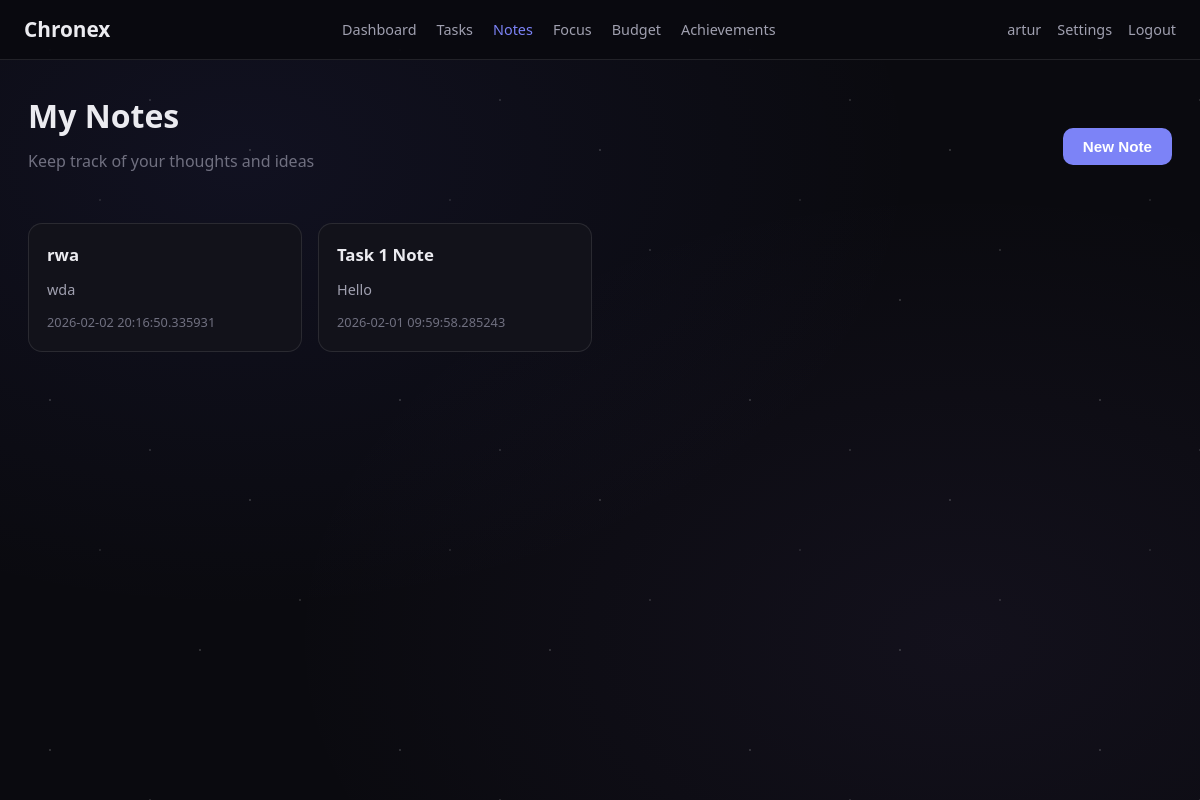
Page /mynotes (signed in) on the committed database.
### app.py (models this page shows)
class User(UserMixin, database.Model):
    id = database.Column(database.Integer, primary_key=True)
    username = database.Column(database.String(50), unique=True, nullable=False)  # Required for login
    email = database.Column(database.String(120), unique=True, nullable=True)  # Optional
    password_hash = database.Column(database.String(200), nullable=False)  # Hashed, never plain text
    total_focus_points = database.Column(database.Integer, default=0)  # Cumulative points
    stars_earned = database.Column(database.Integer, default=0)  # Stars from focus sessions
    energy_bank_balance = database.Column(database.Integer, default=0)  # Accumulated energy
    last_energy_collection_time = database.Column(database.DateTime, default=datetime.utcnow)
    focus_minutes_today = database.Column(database.Integer, default=0)  # Resets daily
    focus_tracking_date = database.Column(database.Date)  # For daily reset check
    account_created_at = database.Column(database.DateTime, default=datetime.utcnow)
    achievement_first_login = database.Column(database.Boolean, default=False)
    achievement_first_focus = database.Column(database.Boolean, default=False)
    achievement_first_task = database.Column(database.Boolean, default=False)
    achievement_first_note = database.Column(database.Boolean, default=False)
    achievement_email_added = database.Column(database.Boolean, default=True)
    savings_goal_name = database.Column(database.String(100), nullable=True)
    savings_goal_target = database.Column(database.Float, nullable=True)

class Note(database.Model):
    id = database.Column(database.Integer, primary_key=True)
    user_id = database.Column(database.Integer, database.ForeignKey('user.id'), nullable=False)
    note_title = database.Column(database.String(200), default='')
    note_content = database.Column(database.Text, nullable=False)
    last_modified_at = database.Column(database.DateTime, default=datetime.utcnow, onupdate=datetime.utcnow)  # Auto-updates

### app.py (the view)
@app.route('/mynotes')
@login_required
def show_notes_page():
    user_notes = Note.query.filter_by(user_id=current_user.id).order_by(Note.last_modified_at.desc()).all()
    return render_template('mynotes.html', user_notes=user_notes)

### app.py (called while the page is built)
@login_manager.user_loader
def load_user_by_id(user_id):
    return User.query.get(int(user_id))

### templates/mynotes.html (shortened to what this page needs)
<!DOCTYPE html>
<html lang="en">
<head>
    <link rel="stylesheet" href="{{ url_for('static', filename='css/style.css') }}">
</head>
<body>
    <div class="cosmic-background"></div>
    <div class="stars-decoration"></div>
    <header class="site-header">
        <a href="{{ url_for('show_dashboard') }}" class="site-logo">Chronex</a>
        <nav class="navigation-menu">
            <a href="{{ url_for('show_dashboard') }}" class="navigation-link">Dashboard</a>
            <a href="{{ url_for('show_tasks_page') }}" class="navigation-link">Tasks</a>
            <a href="{{ url_for('show_notes_page') }}" class="navigation-link active">Notes</a>
            <a href="{{ url_for('show_focus_page') }}" class="navigation-link">Focus</a>
            <a href="{{ url_for('show_budget_page') }}" class="navigation-link">Budget</a>
            <a href="{{ url_for('show_achievements_page') }}" class="navigation-link">Achievements</a>
        </nav>
        <div class="header-right-section">
            <span class="logged-in-username">{{ current_user.username }}</span>
            <a href="{{ url_for('show_settings_page') }}" class="navigation-link">Settings</a>
            <a href="{{ url_for('handle_logout') }}" class="navigation-link">Logout</a>
        </div>
    </header>
    <main class="page-content">
        <div class="notes-page-header">
            <div>
                <h1 class="page-title">My Notes</h1>
                <p class="page-subtitle">Keep track of your thoughts and ideas</p>
            </div>
            <button class="button button-primary" onclick="showCreateNoteModal()">New Note</button>
        </div>
        <div class="notes-card-grid">
            {% if user_notes %}
                {% for note in user_notes %}
                <div class="note-preview-card" onclick="showEditNoteModal({{ note.id }}, '{{ note.note_title }}', `{{ note.note_content }}`)">
                    <div class="note-card-title">{{ note.note_title or 'Untitled' }}</div>
                    <div class="note-content-preview">{{ note.note_content[:150] }}{{ '...' if note.note_content|length > 150 else '' }}</div>
                    <div class="note-last-updated">{{ note.last_modified_at }}</div>
                </div>
                {% endfor %}
            {% endif %}
        </div>
    </main>
</body>
</html>

### static/css/style.css (style rules this page uses)
:root { --background-main: #0a0a0f; --background-card: #12121a; --background-hover: #1a1a24; --text-main: #ebebf0; --text-light: #a0a0b0; --text-faded: #707080; --color-accent: #7c83f7; --color-accent-hover: #9298fa; --color-success: #10b981; --color-danger: #ef4444; --color-warning: #fbbf24; --border-color: rgba(255, 255, 255, 0.1); --corner-radius: 10px; --corner-radius-large: 14px; }
*, *::before, *::after { box-sizing: border-box; margin: 0; padding: 0; }
body { font-family: 'Segoe UI', -apple-system, sans-serif; background: var(--background-main); color: var(--text-main); min-height: 100vh; line-height: 1.6; font-size: 16px; }
a { color: var(--color-accent); text-decoration: none; }
.cosmic-background { position: fixed; inset: 0; z-index: -1; background: radial-gradient(ellipse at 20% 20%, rgba(99, 102, 241, 0.08) 0%, transparent 50%), radial-gradient(ellipse at 80% 80%, rgba(159, 122, 234, 0.06) 0%, transparent 50%), var(--background-main); }
.stars-decoration { position: fixed; inset: 0; z-index: -1; background-image: radial-gradient(1px 1px at 50px 50px, rgba(255,255,255,0.5), transparent), radial-gradient(1px 1px at 150px 100px, rgba(255,255,255,0.4), transparent), radial-gradient(1px 1px at 250px 150px, rgba(255,255,255,0.5), transparent), radial-gradient(1px 1px at 100px 200px, rgba(255,255,255,0.3), transparent), radial-gradient(1px 1px at 300px 250px, rgba(255,255,255,0.4), transparent), radial-gradient(1px 1px at 200px 300px, rgba(255,255,255,0.5), transparent); background-size: 350px 350px; }
.site-header { position: fixed; top: 0; left: 0; right: 0; height: 60px; background: rgba(10, 10, 15, 0.95); border-bottom: 1px solid var(--border-color); display: flex; align-items: center; justify-content: space-between; padding: 0 24px; z-index: 100; }
.site-logo { font-size: 1.3rem; font-weight: 700; color: var(--text-main); text-decoration: none; }
.navigation-menu { display: flex; gap: 20px; }
.navigation-link { color: var(--text-light); font-size: 0.9rem; padding: 8px 0; }
.navigation-link:hover, .navigation-link.active { color: var(--color-accent); }
.header-right-section { display: flex; align-items: center; gap: 16px; }
.logged-in-username { color: var(--text-light); font-size: 0.9rem; }
.page-content { padding: 90px 28px 40px; max-width: 1200px; margin: 0 auto; min-height: 100vh; }
.page-title { font-size: 2rem; font-weight: 700; margin-bottom: 8px; }
.page-subtitle { color: var(--text-faded); font-size: 1rem; margin-bottom: 28px; }
.button { display: inline-block; padding: 10px 20px; border: none; border-radius: var(--corner-radius); font-size: 0.95rem; font-weight: 600; cursor: pointer; text-align: center; }
.button-primary { background: var(--color-accent); color: white; }
.notes-page-header { display: flex; justify-content: space-between; align-items: center; margin-bottom: 20px; }
.notes-card-grid { display: grid; grid-template-columns: repeat(auto-fill, minmax(250px, 1fr)); gap: 16px; }
.note-preview-card { background: var(--background-card); border: 1px solid var(--border-color); border-radius: var(--corner-radius-large); padding: 18px; cursor: pointer; }
.note-card-title { font-weight: 600; font-size: 1.05rem; margin-bottom: 10px; }
.note-content-preview { font-size: 0.9rem; color: var(--text-light); display: -webkit-box; -webkit-line-clamp: 3; -webkit-box-orient: vertical; overflow: hidden; line-height: 1.5; }
.note-last-updated { font-size: 0.8rem; color: var(--text-faded); margin-top: 12px; }

### rows in the picture
User: username "artur"
Note: note_title "rwa", note_content "wda", last_modified_at "2026-02-02 20:16:50.335931"
Note: note_title "Task 1 Note", note_content "Hello", last_modified_at "2026-02-01 09:59:58.285243"
